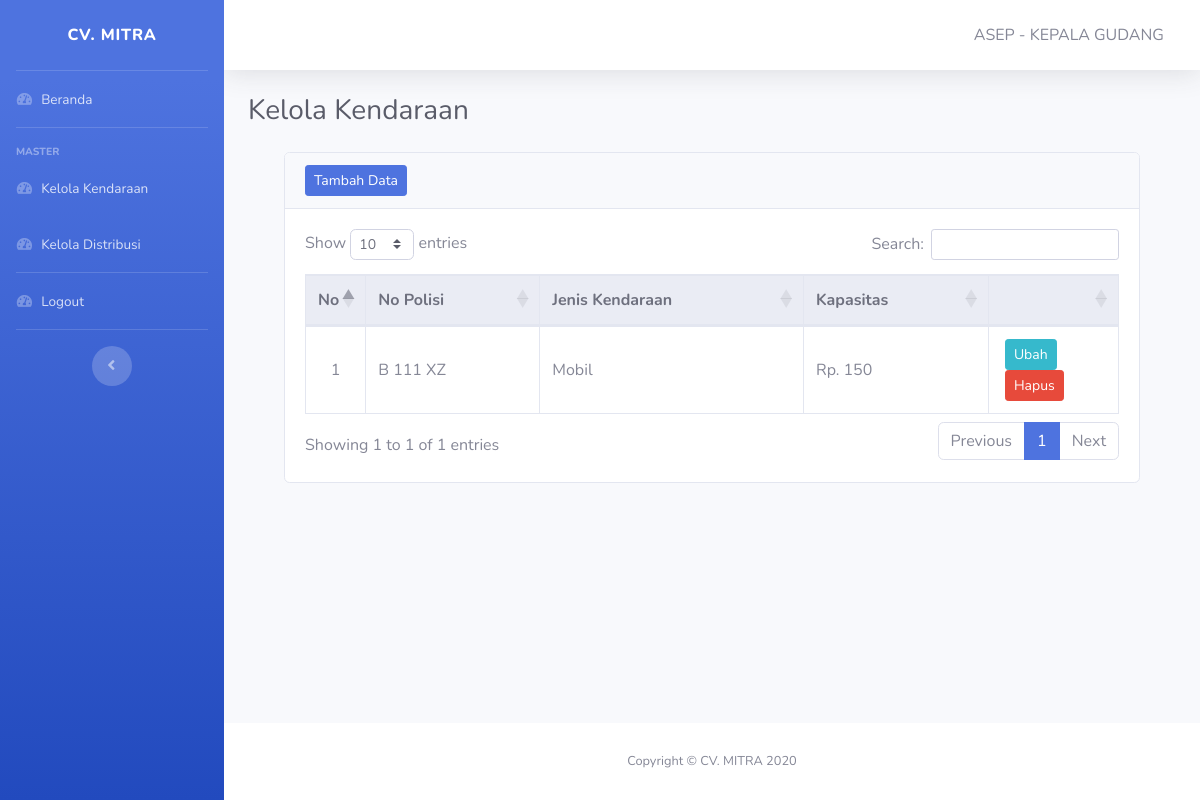
/pages/distribusi/kelola-kendaraan.php (signed in), run on an earlier commit of the app's database.
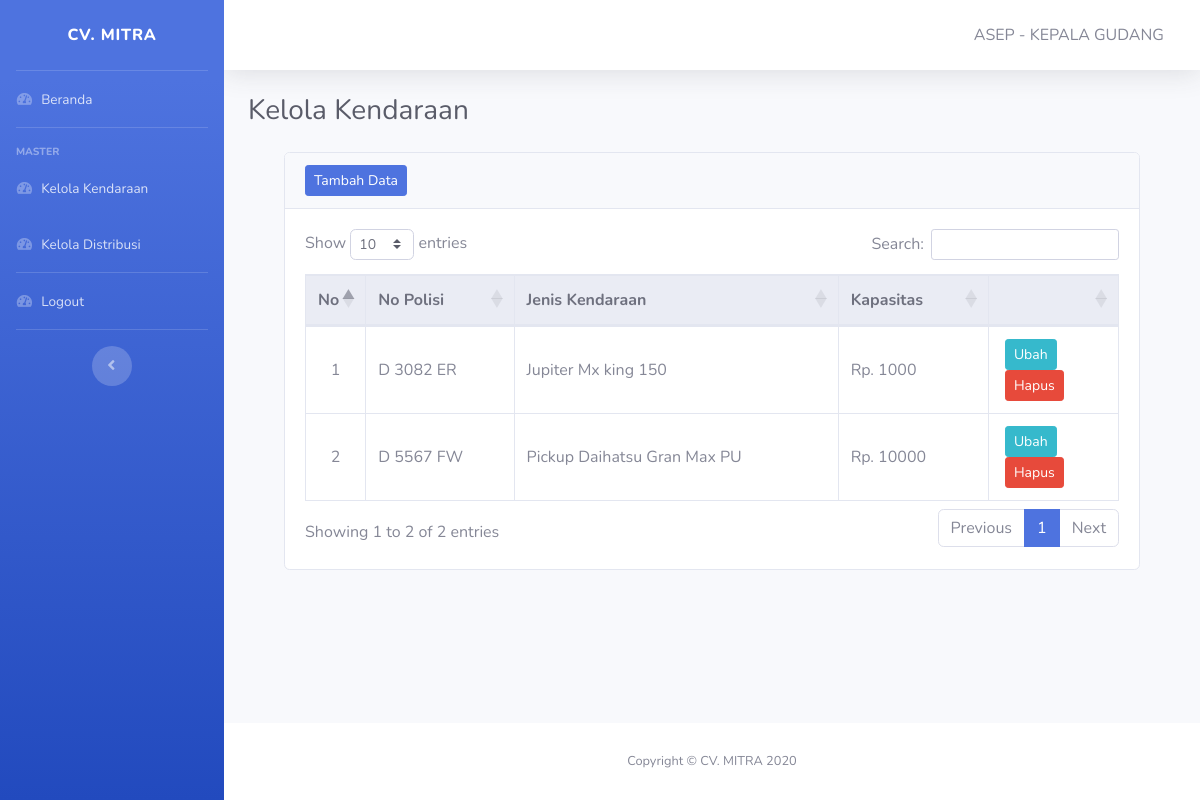
And on a later commit of the database.
### tables this page shows
CREATE TABLE IF NOT EXISTS `kendaraan` (
  `no_polisi` varchar(15) NOT NULL,
  `jenis` varchar(50) NOT NULL,
  `kapasitas` varchar(10) NOT NULL,
  PRIMARY KEY (`no_polisi`)
);

### pages/distribusi/kelola-kendaraan.php (the view, shortened to what this page needs)
<!DOCTYPE html>
<html lang="en">
<head>
    <?php include '../../layout/header.php' ?>
</head>
<body id="page-top">
    <div id="wrapper">
        <?php include '../../layout/sidebar-distribusi.php' ?>
        <div id="content-wrapper" class="d-flex flex-column">
            <div id="content">
                <?php include '../../layout/topbar.php' ?>
                <div class="container-fluid">
                    <div class="d-sm-flex align-items-center justify-content-between mb-4">
                        <h1 class="h3 mb-0 text-gray-800">Kelola Kendaraan</h1>
                    </div>
                    <div class="container row-12">
                        <div class="col">
                            <div class="card mb-5">
                                <div class="card-header">
                                    <div class="nav-item">
                                        <a href="tambah-kendaraan.php" class="btn btn-sm btn-primary">Tambah Data</a>
                                    </div>
                                </div>
                                <div class="card-body">
                                    <table class="table table-responsive-lg table-hover table-bordered" id="Table">
                                        <thead class="thead-light text-center">
                                            <tr>
                                                <th width=6%>No</th>
                                                <th>No Polisi</th>
                                                <th>Jenis Kendaraan</th>
                                                <th>Kapasitas</th>
                                                <th width=16%></th>
                                            </tr>
                                        </thead>
                                        <tbody>
                                            <?php
                                            include "../../koneksi.php";
                                            $no = 1;
                                            $data = mysqli_query($koneksi, "SELECT * FROM kendaraan");
                                            if (mysqli_num_rows($data) == 0) {
                                                ?>
                                                <tr>
                                                    <td colspan="7" class="text-center font-weight-bold">Data Kosong</td>
                                                </tr>
                                                <?php
                                                } else {
                                                    while ($item = mysqli_fetch_array($data)) {
                                                        ?>
                                                    <tr>
                                                        <td class="text-center align-middle"><?php echo $no++; ?></td>
                                                        <td class="align-middle"><?php echo $item['no_polisi']; ?></td>
                                                        <td class="align-middle"><?php echo $item['jenis']; ?></td>
                                                        <td class="align-middle">Rp. <?php echo $item['kapasitas']; ?></td>
                                                        <td class="text-center">
                                                            <a href="ubah-kendaraan.php?id=<?php echo $item['no_polisi'] ?>" class="btn btn-info btn-sm mx-1 float-left">Ubah</a>
                                                            <form action="hapus-kendaraan.php?id=<?php echo $item['no_polisi'] ?>" method="post">
                                                                <button type="submit" class="btn btn-danger btn-sm mx-1 float-left">Hapus</button>
                                                            </form>
                                                        </td>
                                                    </tr>
                                            <?php
                                                }
                                            }
                                            ?>
                                        </tbody>
                                    </table>
                                </div>
                            </div>
                        </div>
                    </div>
                </div>
            </div>
            <?php include '../../layout/footer.php' ?>
        </div>
    </div>
</body>
</html>

### layout/header.php (shortened to what this page needs)
<link href="../../vendor/fontawesome-free/css/all.min.css" rel="stylesheet" type="text/css">
<link rel="stylesheet" type="text/css" href="https://cdn.datatables.net/1.10.21/css/dataTables.bootstrap4.min.css">
<link href="../../css/sb-admin-2.min.css" rel="stylesheet">

### layout/sidebar-distribusi.php
<ul class="navbar-nav bg-gradient-primary sidebar sidebar-dark accordion" id="accordionSidebar">
    <a class="sidebar-brand d-flex align-items-center justify-content-center" href="index.php">
        <div class="sidebar-brand-text mx-3">CV. MITRA</div>
    </a>
    <hr class="sidebar-divider my-0">
    <li class="nav-item">
        <a class="nav-link" href="index.php">
            <i class="fas fa-fw fa-tachometer-alt"></i>
            <span>Beranda</span></a>
    </li>
    <hr class="sidebar-divider">
    <div class="sidebar-heading">
        Master
    </div>
    <li class="nav-item">
        <a class="nav-link" href="kelola-kendaraan.php">
            <i class="fas fa-fw fa-tachometer-alt"></i>
            <span>Kelola Kendaraan</span></a>
    </li>
    <li class="nav-item">
        <a class="nav-link" href="kelola-distribusi.php">
            <i class="fas fa-fw fa-tachometer-alt"></i>
            <span>Kelola Distribusi</span></a>
    </li>
    <hr class="sidebar-divider my-0">
    <li class="nav-item">
        <a class="nav-link" href="../../logout.php" data-toggle="modal" data-target="#logoutModal">
            <i class="fas fa-fw fa-tachometer-alt"></i>
            <span>Logout</span></a>
    </li>
    <hr class="sidebar-divider d-none d-md-block">
    <div class="text-center d-none d-md-inline">
        <button class="rounded-circle border-0" id="sidebarToggle"></button>
    </div>
</ul>

### layout/topbar.php (shortened to what this page needs)
<nav class="navbar navbar-expand navbar-light bg-white topbar mb-4 static-top shadow">
    <ul class="navbar-nav ml-auto">
        <li class="nav-item dropdown no-arrow">
            <a class="nav-link dropdown-toggle" href="#" id="userDropdown" role="button" data-toggle="dropdown" aria-haspopup="true" aria-expanded="false">
                <span class="mr-2 d-none d-lg-inline text-gray-600 medium"><?php
                                                                            echo strtoupper($_SESSION['nama']) . " - " . strtoupper($_SESSION['jabatan']); ?></span>
            </a>
        </li>
    </ul>
</nav>

### layout/footer.php
<footer class="sticky-footer bg-white">
    <div class="container my-auto">
        <div class="copyright text-center my-auto">
            <span>Copyright &copy; CV. MITRA 2020</span>
        </div>
    </div>
</footer>

What changed in the data, as far as the page shows it:
removed kendaraan: no_polisi "B 111 XZ", jenis "Mobil", kapasitas "150"
added kendaraan: no_polisi "D 3082 ER", jenis "Jupiter Mx king 150", kapasitas "1000"
added kendaraan: no_polisi "D 5567 FW", jenis "Pickup Daihatsu Gran Max PU", kapasitas "10000"
Also different on the page:
text written by a page script: "Show entries Search: Showing 1 to 1 of 1 entries Previous 1 Next" → "Show entries Search: Showing 1 to 2 of 2 entries Previous 1 Next"
